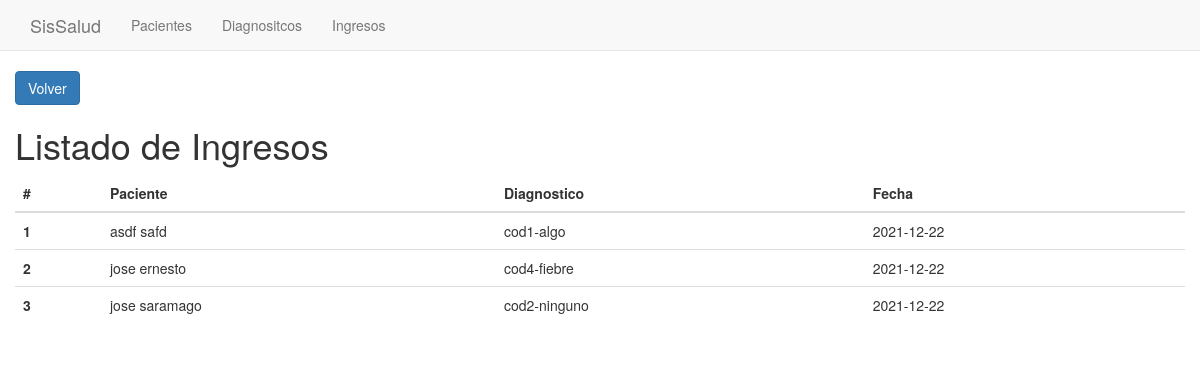
The page /views/listPacientesDiagnosticos.php on the database its author committed.
### tables this page shows
CREATE TABLE `pacientes_diagnosticos` (
  `id` int(11) NOT NULL,
  `paciente_id` int(11) NOT NULL,
  `diagnostico_id` int(11) NOT NULL,
  `fecha_registro` date NOT NULL DEFAULT current_timestamp(),
  `estado_id` int(11) NOT NULL DEFAULT 1
);

CREATE TABLE `pacientes` (
  `id` int(11) NOT NULL,
  `nombres` varchar(255) NOT NULL,
  `apellidos` varchar(255) NOT NULL,
  `tipo_documento` int(11) NOT NULL,
  `num_documento` varchar(255) NOT NULL,
  `direccion` varchar(255) NOT NULL,
  `telefono` varchar(255) NOT NULL,
  `fecha_registro` date NOT NULL DEFAULT current_timestamp(),
  `estado_id` int(11) NOT NULL DEFAULT 1
);

CREATE TABLE `diagnosticos` (
  `id` int(11) NOT NULL,
  `codigo` varchar(255) NOT NULL,
  `detalle` text NOT NULL,
  `fecha_registro` date NOT NULL DEFAULT current_timestamp(),
  `estado_id` int(11) NOT NULL DEFAULT 1
);

### controllers/PacientesDiagnosticosController.php (called while the page is built, shortened)
<?php
include_once dirname(__FILE__).'./../models/PacientesDiagnosticos.php';
class PacientesDiagnosticosController {
    public static function getAll(){
        $con = Conexion::iniciar();
        $pacientes_diagnosticos = [];
        $res = $con->query("SELECT * FROM pacientes_diagnosticos WHERE estado_id != 2");
        while($item = mysqli_fetch_assoc($res)) {
            $pacientes_diagnosticos[] = new PacientesDiagnosticos($item["id"], $item["paciente_id"], $item["diagnostico_id"], $item["fecha_registro"], $item["estado_id"]);
        }
        return $pacientes_diagnosticos;
    }
}

### models/PacientesDiagnosticos.php (called while the page is built, shortened)
<?php
class PacientesDiagnosticos {
    private $id;
    private $fecha_registro;
    public function __construct($id, $paciente_id, $diagnostico_id, $fecha_registro, $estado_id) {
        $this -> id = $id;
        $this -> fecha_registro = $fecha_registro;
    }
    public function getId() {
        return $this -> id;
    }
    public function getFecha_registro() {
        return $this -> fecha_registro;
    }
}

### controllers/PacienteController.php (called while the page is built, shortened)
<?php
include_once 'C:\projects\xampp\htdocs\sissalud\models\Paciente.php';
class PacienteController {
    public static function getById($id){
        $con = Conexion::iniciar();
        $paciente = null;
        $res = $con->query("SELECT * FROM pacientes WHERE id = '$id'");
        while($item = mysqli_fetch_assoc($res)) {
            $paciente = new Paciente($item["id"], $item["nombres"], $item["apellidos"], $item["tipo_documento"],$item["num_documento"],$item["direccion"], $item["telefono"], $item["fecha_registro"], $item["estado_id"]);
        }
        return $paciente;
    }
}

### models/Paciente.php (called while the page is built, shortened)
<?php
class Paciente {
    private $nombres;
    private $apellidos;
    public function __construct($id, $nombres, $apellidos, $tipo_documento, $num_documento, $direccion, $telefono, $fecha_registro,$estado_id) {
        $this -> nombres = $nombres;
        $this -> apellidos = $apellidos;
    }
    public function getNombres() {
        return $this -> nombres;
    }
    public function getApellidos() {
        return $this -> apellidos;
    }
}

### controllers/DiagnosticoController.php (called while the page is built, shortened)
<?php
include_once dirname(__FILE__).'./../models/Diagnostico.php';
class DiagnosticoController {
    public static function getById($id){
        $con = Conexion::iniciar();
        $diagnostico = null;
        $res = $con->query("SELECT * FROM diagnosticos WHERE id = '$id'");
        while($item = mysqli_fetch_assoc($res)) {
            $diagnostico = new Diagnostico($item["id"], $item["codigo"], $item["detalle"], $item["fecha_registro"], $item["estado_id"]);
        }
        return $diagnostico;
    }
}

### models/Diagnostico.php (called while the page is built, shortened)
<?php
class Diagnostico {
    private $codigo;
    private $detalle;
    public function __construct($id, $codigo, $detalle, $fecha_registro, $estado_id) {
        $this -> codigo = $codigo;
        $this -> detalle = $detalle;
    }
    public function getCodigo() {
        return $this -> codigo;
    }
    public function getDetalle() {
        return $this -> detalle;
    }
}

### views/listPacientesDiagnosticos.php (the view)
<?php
include_once dirname(__FILE__).'./../layouts/header.php';
include_once dirname(__FILE__).'./../controllers/PacientesDiagnosticosController.php';
include_once dirname(__FILE__).'./../controllers/PacienteController.php';
include_once dirname(__FILE__).'./../controllers/DiagnosticoController.php';
$pacientes_diagnosticos = PacientesDiagnosticosController::getAll();
for($i = 0; $i < count($pacientes_diagnosticos); $i++){
  $pacientes[] = PacienteController::getById($pacientes_diagnosticos[$i]->getPaciente_id());
  $diagnosticos[] = DiagnosticoController::getById($pacientes_diagnosticos[$i]->getDiagnostico_id());
}
?>
<a class="btn btn-primary" href="/sissalud">Volver</a>
<h1 class="my-3">Listado de Ingresos</h1>
<table class="table">
  <thead>
    <tr>
      <th scope="col">#</th>
      <th scope="col">Paciente</th>
      <th scope="col">Diagnostico</th>
      <th scope="col">Fecha</th>
    </tr>
  </thead>
  <tbody>
    <?php for ($i = 0; $i < count($pacientes_diagnosticos); $i++) { ?>
    <tr>
      <th scope="row"><?php echo $pacientes_diagnosticos[$i]->getId();?></th>
      <td><?php echo $pacientes[$i]->getNombres()." ".$pacientes[$i]->getApellidos();?></td>
      <td><?php echo $diagnosticos[$i]->getCodigo()."-".$diagnosticos[$i]->getDetalle();?></td>
      <td><?php echo $pacientes_diagnosticos[$i]->getFecha_registro();?></td>
    </tr>
    <?php } ?>
  </tbody>
</table>
<?php include_once 'C:\projects\xampp\htdocs\sissalud\layouts\footer.php' ?>

### layouts/header.php (shortened to what this page needs)
<!DOCTYPE html>
<html lang="en">
<head>
    <link href="/sissalud/css/bootstrap.min.css" rel="stylesheet">
</head>
<body>
<nav class="navbar navbar-default navbar-static-top">
    <div class="container">
        <div class="navbar-header">
            <a class="navbar-brand" href="/sissalud">SisSalud</a>
        </div>
        <div id="navbar" class="navbar-collapse collapse">
            	    <ul class="nav navbar-nav">
				        <li><a href="/sissalud/views/listPacientes.php"><i class="fa fa-newspaper-o" aria-hidden="true"></i> Pacientes</a></li>
				        <li><a href="/sissalud/views/listDiagnostico.php"><span class="fa fa-heart" aria-hidden="true"></span> Diagnositcos</a></li>
				        <li><a href="/sissalud/views/listPacientesDiagnosticos.php"><span class="fa fa-heart" aria-hidden="true"></span> Ingresos</a></li>
				    </ul>
        </div>
    </div>
</nav>
<div class="container my-3">
<div class="row">

### layouts/footer.php (shortened to what this page needs)
</div>
</div>
</body>
</html>

### rows shown on the page
pacientes_diagnosticos: id "1", fecha_registro "2021-12-22"
pacientes: nombres "asdf", apellidos "safd"
diagnosticos: codigo "cod1", detalle "algo"
pacientes_diagnosticos: id "2", fecha_registro "2021-12-22"
pacientes: nombres "jose", apellidos "ernesto"
diagnosticos: codigo "cod4", detalle "fiebre"
pacientes_diagnosticos: id "3", fecha_registro "2021-12-22"
pacientes: nombres "jose", apellidos "saramago"
diagnosticos: codigo "cod2", detalle "ninguno"
